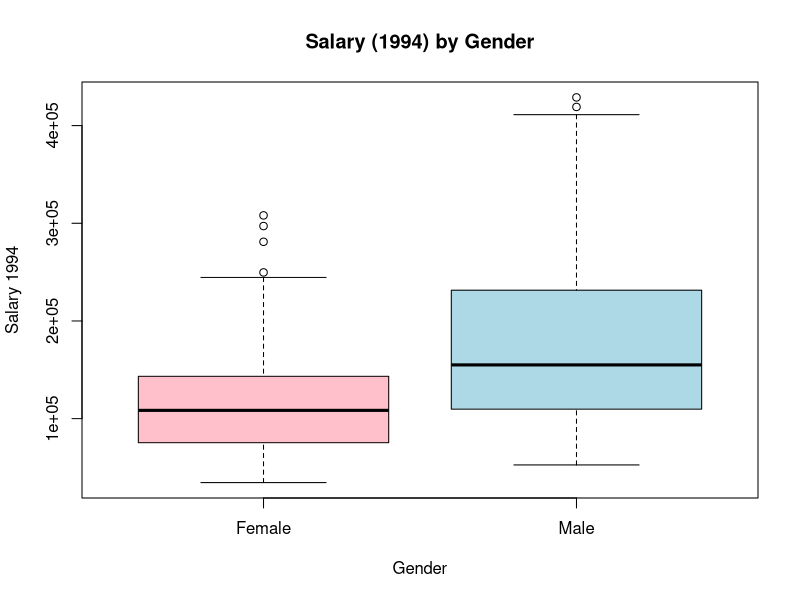
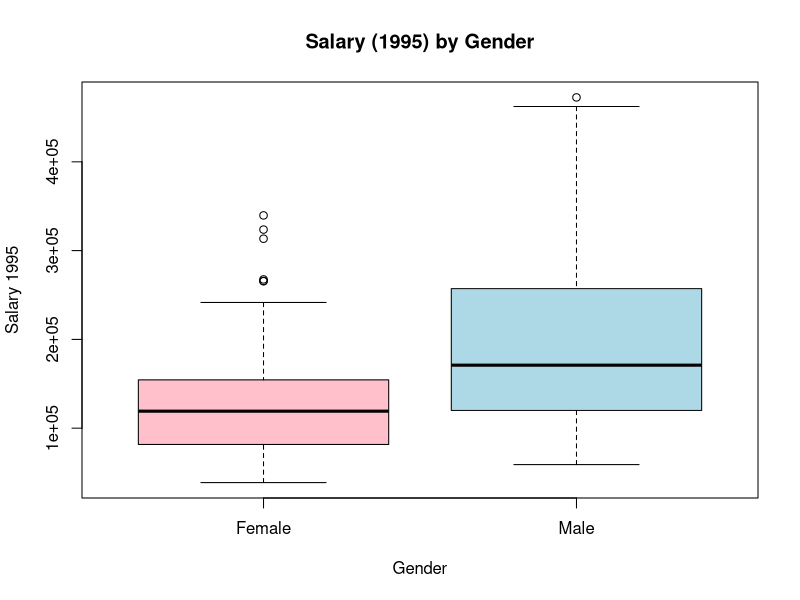

Write R code to recreate these figures, in order. (Note: this script raises an error after producing the figures.)
# Lawsuit - Linear Regression (Simplified + CSV Outputs)
# Scope: Base R only, within course slides (Unit 1–4).
# What this script does:
#   - Reads Lawsuit.csv
#   - Casts factors
#   - Prints basic summaries to console
#   - Saves summaries (dataset summary, gender counts, gender-by-dept) to CSV
#   - Builds three linear models (m0, m1, m3)
#   - Saves each model's coefficient table to CSV
#   - Saves model fit stats (R2, AdjR2) to CSV
#   - Draws simple boxplots and diagnostic plots (not saved as CSV)

library(car)

# Macbook Path
setwd("/Users/zhangjianyu/Desktop/学习课件/NTU/AN6003 Analytics Strategy/AN6003 Course Materials/AN6003_GradedTeamAssignment")
# Windows Path
#setwd("C:/Users/Zhang/OneDrive - Nanyang Technological University/桌面/NTU学习/AN6003 Course Materials/AN6003 Course Materials/Graded Team Assignment - Gender Discrimination Lawsuit/AN6003_GradedTeamAssignment")

# 0. Setup
if (!dir.exists("outputs")) dir.create("outputs")

# 1. Read data
df <- read.csv("Lawsuit.csv", stringsAsFactors = FALSE)

# 2. Clean and cast types
df$Dept <- factor(df$Dept,
                  levels = 1:6,
                  labels = c("Biochem/MolBio", "Physiology", "Genetics",
                             "Pediatrics", "Medicine", "Surgery"))
df$Gender <- factor(df$Gender, levels = c(0, 1), labels = c("Female", "Male"))
df$Clin   <- factor(df$Clin,   levels = c(0, 1), labels = c("Research", "Clinical"))
df$Cert   <- factor(df$Cert,   levels = c(0, 1), labels = c("NotCert", "Cert"))
df$Rank   <- factor(df$Rank,   levels = c(1, 2, 3), labels = c("Assistant", "Associate", "Full"))

# Log transforms (safe for zeros via log1p)
df$Log_Sal94  <- log(df$Sal94)           # Sal94 > 0, direct log is fine
df$Log_Sal95  <- log(df$Sal95)
df$Log_Exper  <- log1p(df$Exper)         # log(Exper + 1), avoids log(0)
df$Log_Prate  <- log1p(df$Prate)         # log(Prate + 1)

# 3. Basic exploration (console + CSV)
cat("\n=== Basic Summary of Dataset ===\n")
print(summary(df))

# Numeric variable summary to CSV (base R)
is_num <- sapply(df, is.numeric)
num_names <- names(df)[is_num]
num_summary <- t(sapply(num_names, function(v) {
  x <- df[[v]]
  q <- quantile(x, probs = c(0.25, 0.5, 0.75), na.rm = TRUE)
  c(
    n = sum(!is.na(x)),
    mean = mean(x, na.rm = TRUE),
    sd = sd(x, na.rm = TRUE),
    min = min(x, na.rm = TRUE),
    q1 = q[[1]],
    median = q[[2]],
    q3 = q[[3]],
    max = max(x, na.rm = TRUE),
    na = sum(is.na(x))
  )
}))
num_summary_df <- data.frame(variable = rownames(num_summary), num_summary, row.names = NULL)
write.csv(num_summary_df, file = "outputs/data_summary_numeric.csv", row.names = FALSE)

# Gender counts CSV
gender_counts <- as.data.frame(table(df$Gender))
colnames(gender_counts) <- c("Gender", "Count")
write.csv(gender_counts, file = "outputs/gender_counts.csv", row.names = FALSE)

# Gender by Dept counts CSV (long format)
dept_gender_tbl <- as.data.frame(table(Dept = df$Dept, Gender = df$Gender))
write.csv(dept_gender_tbl, file = "outputs/gender_by_dept_counts.csv", row.names = FALSE)

# 4. Simple boxplots (Base R; optional to save as images)
boxplot(Sal94 ~ Gender, data = df,
        main = "Salary (1994) by Gender", xlab = "Gender", ylab = "Salary 1994",
        col = c("pink", "lightblue"))
boxplot(Sal95 ~ Gender, data = df,
        main = "Salary (1995) by Gender", xlab = "Gender", ylab = "Salary 1995",
        col = c("pink", "lightblue"))

# 4.5 Train/Test split (80/20)
set.seed(42)                       
n <- nrow(df)
idx <- sample.int(n)
n_tr <- floor(0.8 * n)

train_idx <- idx[1:n_tr]
test_idx  <- idx[(n_tr + 1):n]

train <- df[train_idx, ]
test  <- df[test_idx, ]

# 5. Linear Regression Models (train on 80%)
# m0: baseline (levels, 1995)
m0_tr <- lm(Sal95 ~ Gender, data = train)

# m1: full levels model (1995) with all main controls
m1_tr <- lm(Sal95 ~ Gender + Dept + Rank + Exper + Prate + Cert + Clin, data = train)
vif(m1_tr)

# m2: log-levels model (1994) with Rank
m2_tr <- lm(Log_Sal94 ~ Gender + Clin + Cert + Log_Prate + Log_Exper + Dept + Rank, data = train)
vif(m2_tr)

# m3: log-levels model (1994) dropping Rank
m3_tr <- lm(Log_Sal94 ~ Gender + Clin + Cert + Log_Prate + Log_Exper + Dept, data = train)
vif(m3_tr)

# 6. Print train results + evaluate on test
cat("\n=== TRAIN (80%) summaries ===\n")
cat("\n=== m0_tr ===\n"); print(summary(m0_tr))
cat("\n=== m1_tr ===\n"); print(summary(m1_tr))
cat("\n=== m2_tr ===\n"); print(summary(m2_tr))
cat("\n=== m3_tr ===\n"); print(summary(m3_tr))

# ---- Out-of-sample (test) metrics ----
oos_metrics <- function(fit, y_true, y_pred) {
  rmse <- sqrt(mean((y_true - y_pred)^2))
  r2   <- 1 - sum((y_true - y_pred)^2) / sum((y_true - mean(y_true))^2)
  c(RMSE = rmse, R2 = r2)
}

yhat_m1_test <- predict(m1_tr, newdata = test)           
met_m1 <- oos_metrics(m1_tr, test$Sal95, yhat_m1_test)

smear2 <- mean(exp(residuals(m2_tr)), na.rm = TRUE)
smear3 <- mean(exp(residuals(m3_tr)), na.rm = TRUE)

yhat_m2_test_log <- predict(m2_tr, newdata = test)
yhat_m3_test_log <- predict(m3_tr, newdata = test)

yhat_m2_test_lvl <- smear2 * exp(yhat_m2_test_log)
yhat_m3_test_lvl <- smear3 * exp(yhat_m3_test_log)

met_m2_log <- oos_metrics(m2_tr, test$Log_Sal94, yhat_m2_test_log) 
met_m3_log <- oos_metrics(m3_tr, test$Log_Sal94, yhat_m3_test_log)

met_m2_lvl <- oos_metrics(m2_tr, test$Sal94,    yhat_m2_test_lvl)   
met_m3_lvl <- oos_metrics(m3_tr, test$Sal94,    yhat_m3_test_lvl)

test_metrics <- data.frame(
  model   = c("m1 (level) - $", "m2 (log) - log", "m2 (log) - $", "m3 (log) - log", "m3 (log) - $"),
  RMSE    = c(met_m1["RMSE"], met_m2_log["RMSE"], met_m2_lvl["RMSE"], met_m3_log["RMSE"], met_m3_lvl["RMSE"]),
  R2      = c(met_m1["R2"],   met_m2_log["R2"],   met_m2_lvl["R2"],   met_m3_log["R2"],   met_m3_lvl["R2"])
)
write.csv(test_metrics, "outputs/test_metrics_oos.csv", row.names = FALSE)
print(test_metrics)

# 7. Save model outputs to CSV (coefficients + fit stats)
# 1) helper: significance stars
pstars <- function(p) ifelse(p < .001, "***",
                             ifelse(p < .01,  "**",
                                    ifelse(p < .05,  "*", "")))

# 2) helper: make a tidy coef table (term, est, se, t, p, star, cell)
tidy_from_lm <- function(model) {
  sm <- summary(model)$coefficients
  dfc <- data.frame(term = rownames(sm),
                    est  = sm[, 1],
                    se   = sm[, 2],
                    t    = sm[, 3],
                    p    = sm[, 4],
                    row.names = NULL,
                    check.names = FALSE)
  dfc$star <- pstars(dfc$p)
  dfc$cell <- sprintf("%.2f%s", dfc$est, dfc$star)  # e.g., 0.18***
  dfc
}

# 3) helper: pretty names (match the slide headings)
pretty_term <- function(x) {
  x <- sub("^\\(Intercept\\)$",   "Constant",          x)
  x <- sub("^GenderMale$",        "Gender",            x)
  x <- sub("^ClinClinical$",      "Clin",              x)
  x <- sub("^CertCert$",          "Cert",              x)
  x <- sub("^Log_Prate$",         "log_Prate",         x)
  x <- sub("^Log_Exper$",         "log_Exper",         x)
  x <- sub("^DeptPhysiology$",    "Physiology",        x)
  x <- sub("^DeptGenetics$",      "Genetics",          x)
  x <- sub("^DeptPediatrics$",    "Pediatrics",        x)
  x <- sub("^DeptMedicine$",      "Medicine",          x)
  x <- sub("^DeptSurgery$",       "Surgery",           x)
  x <- sub("^RankAssociate$",     "Associate",         x)
  x <- sub("^RankFull$",          "Full Professor",    x)
  x
}

# 4) build tidy tables for each model
t0 <- transform(tidy_from_lm(m0), model = "m0: Sal95 ~ Gender")
t1 <- transform(tidy_from_lm(m1), model = "m1: Sal95 ~ Gender + Dept + Rank + Exper + Prate + Cert + Clin")
t2 <- transform(tidy_from_lm(m2), model = "m2: Log_Sal94 ~ Gender + Clin + Cert + log_Prate + log_Exper + Dept + Rank")
t3 <- transform(tidy_from_lm(m3), model = "m3: Log_Sal94 ~ Gender + Clin + Cert + log_Prate + log_Exper + Dept (no Rank)")

# 5) pretty labels + keep only the 'cell' to pivot wide
t_all <- rbind(t0, t1, t2, t3)
t_all$term_pretty <- pretty_term(t_all$term)

# 6) choose column order (like the slide)
col_order <- c("Constant","Gender","Clin","Cert","log_Prate","log_Exper",
               "Physiology","Genetics","Pediatrics","Medicine","Surgery",
               "Associate","Full Professor")

# 7) pivot to WIDE (one row per model; columns = variables)
models_vec <- unique(t_all$model)
wide <- data.frame(Model = models_vec, check.names = FALSE)
for (cn in col_order) wide[[cn]] <- ""

fill_one <- function(df_model, target_row) {
  for (i in seq_len(nrow(df_model))) {
    nm  <- df_model$term_pretty[i]
    val <- df_model$cell[i]
    if (nm %in% col_order) wide[target_row, nm] <<- val
  }
}

for (i in seq_along(models_vec)) {
  dfm <- subset(t_all, model == models_vec[i])
  fill_one(dfm, i)
}

# 8) add fit stats as extra columns
wide$R2      <- c(summary(m0)$r.squared, summary(m1)$r.squared,
                  summary(m2)$r.squared, summary(m3)$r.squared)
wide$Adj_R2  <- c(summary(m0)$adj.r.squared, summary(m1)$adj.r.squared,
                  summary(m2)$adj.r.squared, summary(m3)$adj.r.squared)
wide$R2      <- round(wide$R2, 3)
wide$Adj_R2  <- round(wide$Adj_R2, 3)

# 9) save
outfile_wide <- "outputs/model_m0_m3_coefficients_wide.csv"
write.csv(wide, file = outfile_wide, row.names = FALSE)
cat("[Saved]", normalizePath(outfile_wide), "\n")

# 7B. Slide visuals (Base R) — add right after model prints

# ---- small palette ----
female_col <- "pink"; male_col <- "lightblue"
ink <- "#333333"; grid_col <- "#D9D9D9"; accent <- "#6FA8DC"

# ---------- (1) Gender effect: m0 (USD) vs m3 (%) ----------
png("outputs/plot_gender_effect_m0_vs_m3.png", width=1800, height=900, res=180)
layout(matrix(1:2, nrow=1))

## m0: raw $ diff (Male - Female) with 95% CI
par(mar=c(5,6,3,2), xaxs="i")
sm0 <- summary(m0); ci0 <- confint(m0)
b0  <- sm0$coefficients["GenderMale","Estimate"]
lo0 <- ci0["GenderMale",1]; hi0 <- ci0["GenderMale",2]
xlim0 <- range(c(lo0, hi0))*1.1
plot(NA, xlim=xlim0, ylim=c(0.5,1.5), yaxt="n",
     xlab="Difference in 1995 Salary (USD)", ylab="", main="m0: Raw gender gap ($)",
     col.axis=ink, col.lab=ink, col.main=ink)
abline(v=0, col=grid_col, lwd=2)
segments(lo0,1, hi0,1, col=accent, lwd=6, lend=1)
points(b0,1, pch=19, cex=2, col=accent)
axis(2, at=1, labels="Male - Female", las=1, col.axis=ink)

## m3: within-structure premium (%) with 95% CI
par(mar=c(5,6,3,2), xaxs="i")
sm3 <- summary(m3); ci3 <- confint(m3)
b3  <- sm3$coefficients["GenderMale","Estimate"]
lo3 <- ci3["GenderMale",1]; hi3 <- ci3["GenderMale",2]
pct <- (exp(b3)-1)*100; loP <- (exp(lo3)-1)*100; hiP <- (exp(hi3)-1)*100
xlim3 <- range(c(loP, hiP))*1.1
plot(NA, xlim=xlim3, ylim=c(0.5,1.5), yaxt="n",
     xlab="Estimated % difference in Salary (1994)", ylab="", main="m3: Within-structure premium (%)",
     col.axis=ink, col.lab=ink, col.main=ink)
abline(v=0, col=grid_col, lwd=2)
segments(loP,1, hiP,1, col=accent, lwd=6, lend=1)
points(pct,1, pch=19, cex=2, col=accent)
axis(2, at=1, labels="Male vs Female", las=1, col.axis=ink)
dev.off()

# ---------- helper: simplified forest ----------
simple_forest <- function(model, title, terms_keep, to_percent=FALSE) {
  sm <- summary(model); cf <- sm$coefficients; ci <- confint(model)
  keep <- terms_keep[terms_keep %in% rownames(cf)]
  est <- cf[keep,"Estimate"]; lo <- ci[keep,1]; hi <- ci[keep,2]
  xlab <- "Coefficient"
  if (to_percent) {
    ind <- grepl("^Gender|^Clin|^Cert|^Dept", keep)  # indicator terms
    est[ind] <- (exp(est[ind])-1)*100
    lo[ind]  <- (exp(lo[ind]) -1)*100
    hi[ind]  <- (exp(hi[ind]) -1)*100
    xlab <- "Effect size (%, for indicator terms); raw units otherwise"
  }
  par(mar=c(5,16,3,2), xaxs="i")
  plot(est, seq_along(est), xlim=range(c(lo,hi))*1.1, pch=19, yaxt="n",
       ylab="", xlab=xlab, main=title, col=ink)
  segments(lo, seq_along(est), hi, seq_along(est), col=accent, lwd=5, lend=1)
  points(est, seq_along(est), pch=19, cex=1.4, col=accent)
  # nicer labels
  lab <- gsub("^GenderMale$","Gender",
              gsub("^ClinClinical$","Clin",
                   gsub("^CertCert$","Cert",
                        gsub("^RankAssociate$","Associate",
                             gsub("^RankFull$","Full Professor",
                                  gsub("^DeptPhysiology$","Physiology",
                                       gsub("^DeptGenetics$","Genetics",
                                            gsub("^DeptPediatrics$","Pediatrics",
                                                 gsub("^DeptMedicine$","Medicine",
                                                      gsub("^DeptSurgery$","Surgery", keep))))))))))
  axis(2, at=seq_along(est), labels=lab, las=1)
  abline(v=0, col=grid_col, lwd=2)
}

# ---------- (2) simplified forests ----------
png("outputs/plot_forest_simple_m1.png", width=1600, height=1200, res=180)
simple_terms_m1 <- c("GenderMale","RankAssociate","RankFull",
                     "DeptPhysiology","DeptGenetics","DeptPediatrics","DeptMedicine","DeptSurgery",
                     "Exper")
simple_forest(m1, "Simplified Forest — m1 (levels, key drivers)", simple_terms_m1, to_percent=FALSE)
dev.off()

png("outputs/plot_forest_simple_m3.png", width=1600, height=1200, res=180)
simple_terms_m3 <- c("GenderMale","ClinClinical","CertCert",
                     "DeptPhysiology","DeptGenetics","DeptPediatrics","DeptMedicine","DeptSurgery",
                     "Log_Exper")
simple_forest(m3, "Simplified Forest — m3 (log; indicators in %)", simple_terms_m3, to_percent=TRUE)
dev.off()

# ---------- (3) Predicted Salary bar chart (same covariates; change only Gender) ----------
pred_base <- df
new_f <- pred_base; new_f$Gender <- factor("Female", levels=levels(df$Gender))
new_m <- pred_base; new_m$Gender <- factor("Male",   levels=levels(df$Gender))
yhat_f <- mean(predict(m1, newdata=new_f))
yhat_m <- mean(predict(m1, newdata=new_m))

png("outputs/plot_predicted_salary_gender_m1.png", width=1200, height=900, res=180)
par(mar=c(5,5,3,2))
vals <- c(yhat_f, yhat_m)
bp <- barplot(vals, names.arg=c("Female","Male"), col=c(female_col, male_col),
              ylim=c(0, max(vals)*1.15), ylab="Predicted Salary 1995 (USD)",
              main="Predicted Salary by Gender (m1, same covariates)")
text(bp, vals, labels=format(round(vals,0), big.mark=","), pos=3, cex=1)
dev.off()

# ---------- (4) Observed vs Predicted (m2 & m3) ----------
png("outputs/plot_obs_vs_pred_m2.png", width=1600, height=1000, res=180)
par(mar=c(5,5,3,2))
yhat2 <- predict(m2); y2 <- df$Log_Sal94
plot(yhat2, y2, pch=19, col=ink, xlab="Predicted Log Salary 1994 (m2)", ylab="Observed Log Salary 1994",
     main=sprintf("Observed vs Predicted — m2  (Adj R² = %.3f)", summary(m2)$adj.r.squared))
abline(0,1, col=accent, lwd=3); grid(col=grid_col)
dev.off()

png("outputs/plot_obs_vs_pred_m3.png", width=1600, height=1000, res=180)
par(mar=c(5,5,3,2))
yhat3 <- predict(m3); y3 <- df$Log_Sal94
plot(yhat3, y3, pch=19, col=ink, xlab="Predicted Log Salary 1994 (m3)", ylab="Observed Log Salary 1994",
     main=sprintf("Observed vs Predicted — m3  (Adj R² = %.3f)", summary(m3)$adj.r.squared))
abline(0,1, col=accent, lwd=3); grid(col=grid_col)
dev.off()

# ---------- Predicted Salary bar charts for m2 & m3 (Log_Sal94 models) ----------
if (!exists("female_col")) female_col <- "#E8A6A6"
if (!exists("male_col"))   male_col   <- "#9EB9D8"
if (!exists("ink"))        ink        <- "#333333"

base_dat <- df
new_f <- base_dat; new_f$Gender <- factor("Female", levels=levels(df$Gender))
new_m <- base_dat; new_m$Gender <- factor("Male",   levels=levels(df$Gender))

# ---- m2: Log_Sal94 ~ Gender + Clin + Cert + Log_Prate + Log_Exper + Dept + Rank ----
smear2 <- mean(exp(residuals(m2)), na.rm=TRUE)  # Duan smearing factor
pred_f2 <- mean(smear2 * exp(predict(m2, newdata=new_f)))
pred_m2 <- mean(smear2 * exp(predict(m2, newdata=new_m)))

png("outputs/plot_predicted_salary_gender_m2.png", width=1200, height=900, res=180)
par(mar=c(5,5,3,2))
vals2 <- c(pred_f2, pred_m2)
bp2 <- barplot(vals2, names.arg=c("Female","Male"),
               col=c(female_col, male_col),
               ylim=c(0, max(vals2)*1.15),
               ylab="Predicted Salary 1994 (USD)",
               main="Predicted Salary by Gender — m2 (back-transformed)")
text(bp2, vals2, labels=format(round(vals2,0), big.mark=","), pos=3, cex=1)
dev.off()

# ---- m3: Log_Sal94 ~ Gender + Clin + Cert + Log_Prate + Log_Exper + Dept ----
smear3 <- mean(exp(residuals(m3)), na.rm=TRUE)
pred_f3 <- mean(smear3 * exp(predict(m3, newdata=new_f)))
pred_m3 <- mean(smear3 * exp(predict(m3, newdata=new_m)))

png("outputs/plot_predicted_salary_gender_m3.png", width=1200, height=900, res=180)
par(mar=c(5,5,3,2))
vals3 <- c(pred_f3, pred_m3)
bp3 <- barplot(vals3, names.arg=c("Female","Male"),
               col=c(female_col, male_col),
               ylim=c(0, max(vals3)*1.15),
               ylab="Predicted Salary 1994 (USD)",
               main="Predicted Salary by Gender — m3 (back-transformed)")
text(bp3, vals3, labels=format(round(vals3,0), big.mark=","), pos=3, cex=1)
dev.off()

## Clean horizontal barplots
bar_cols <- function(labs) ifelse(labs == "Gender", "#1f77b4", "gray78")

# 1) log-model
make_barplot_horiz <- function(fit, model_label, file) {
  sm  <- summary(fit)
  cf  <- sm$coefficients
  cf  <- cf[rownames(cf) != "(Intercept)", , drop = FALSE]
  lab <- pretty_term(rownames(cf))
  b   <- cf[, 1]; p <- cf[, 4]
  
  # % ≈ 100*(exp(β)-1)
  eff <- 100 * (exp(b) - 1)
  ord <- order(eff, decreasing = TRUE)  
  eff <- eff[ord]; lab <- lab[ord]; p <- p[ord]
  
  fmt <- function(e, p) sprintf("%+.1f%%%s", e, pstars(p))
  cols <- bar_cols(lab)
  
  png(file, width = 1600, height = 1000, res = 180)
  par(mar = c(6, 18, 8, 4))        
  xlim <- range(c(-5, eff))*1.15   
  
  plot.new(); plot.window(xlim = xlim, ylim = c(0.5, length(eff)+0.5))
  abline(v = 0, col = "gray60", lwd = 2)                 
  abline(v = pretty(xlim), col = "gray90", lwd = 1)      
  
  y <- barplot(eff, horiz = TRUE, names.arg = rep("", length(eff)),
               xlim = xlim, col = cols, border = "#8f8f8f", add = TRUE)
  
  axis(2, at = y, labels = lab, las = 2, tick = FALSE, cex.axis = 1)
  
  offs <- diff(par("usr")[1:2]) * 0.015
  text(ifelse(eff >= 0, eff + offs, eff - offs),
       y,
       labels = fmt(eff, p),
       adj = ifelse(eff >= 0, 0, 1),    
       xpd = NA, cex = 1.0, col = ifelse(lab=="Gender","#1f77b4","black"))
  
  mtext("Multiple Linear Regression", side = 3, line = 5.8,
        cex = 1.25, font = 2, col = "#2B50F3")
  mtext(model_label, side = 3, line = 4.0, cex = 1.05, font = 2, col = "#2B50F3")
  
  fs  <- sm$fstatistic
  mpv <- pf(fs[1], fs[2], fs[3], lower.tail = FALSE)
  mtext(sprintf("R² = %.1f%%   Adj R² = %.1f%%   F = %.1f (p = %.1e)",
                sm$r.squared*100, sm$adj.r.squared*100, fs[1], mpv),
        side = 3, line = 2.6, cex = 0.95)
  mtext("Note: effects are semi-elasticities, % ≈ 100·(exp(β)−1).",
        side = 1, line = 4.5, cex = 0.9)
  box()
  dev.off()
}

make_usd_barplot_horiz <- function(fit, model_label, baseline, file) {
  sm  <- summary(fit)
  cf  <- sm$coefficients
  cf  <- cf[rownames(cf) != "(Intercept)", , drop = FALSE]
  lab <- pretty_term(rownames(cf))
  b   <- cf[, 1]; p <- cf[, 4]
  
  # Δ$ ≈ baseline * (exp(β)-1)
  usd <- baseline * (exp(b) - 1)
  ord <- order(usd, decreasing = TRUE)
  usd <- usd[ord]; lab <- lab[ord]; p <- p[ord]
  
  fmt <- function(u, p) sprintf("%s%s",
                                ifelse(u>=0, "+$", "-$"),
                                format(round(abs(u),0), big.mark=",")) |>
    paste0(pstars(p))
  cols <- bar_cols(lab)
  
  png(file, width = 1600, height = 1000, res = 180)
  par(mar = c(6, 18, 8, 6))
  xlim <- range(c(-baseline*0.15, usd))*1.15
  plot.new(); plot.window(xlim = xlim, ylim = c(0.5, length(usd)+0.5))
  abline(v = 0, col = "gray60", lwd = 2)
  abline(v = pretty(xlim), col = "gray90", lwd = 1)
  
  y <- barplot(usd, horiz = TRUE, names.arg = rep("", length(usd)),
               xlim = xlim, col = cols, border = "#8f8f8f", add = TRUE)
  
  axis(2, at = y, labels = lab, las = 2, tick = FALSE, cex.axis = 1)
  offs <- diff(par("usr")[1:2]) * 0.015
  text(ifelse(usd >= 0, usd + offs, usd - offs),
       y,
       labels = sapply(seq_along(usd), \(i) fmt(usd[i], p[i])),
       adj = ifelse(usd >= 0, 0, 1), xpd = NA, cex = 1.0,
       col = ifelse(lab=="Gender","#1f77b4","black"))
  
  mtext("Multiple Linear Regression", side = 3, line = 5.8,
        cex = 1.25, font = 2, col = "#2B50F3")
  mtext(model_label, side = 3, line = 4.0, cex = 1.05, font = 2, col = "#2B50F3")
  
  fs  <- sm$fstatistic
  mpv <- pf(fs[1], fs[2], fs[3], lower.tail = FALSE)
  mtext(sprintf("R² = %.1f%%   Adj R² = %.1f%%   F = %.1f (p = %.1e)",
                sm$r.squared*100, sm$adj.r.squared*100, fs[1], mpv),
        side = 3, line = 2.6, cex = 0.95)
  
  mtext(sprintf("Note: USD effects shown at baseline $%s; effects scale with salary level.",
                format(round(baseline,0), big.mark=",")),
        side = 1, line = 4.5, cex = 0.9)
  mtext(sprintf("x-axis: Estimated impact on salary (USD) @ baseline $%s",
                format(round(baseline,0), big.mark=",")),
        side = 1, line = 2.8, cex = 0.9)
  box()
  dev.off()
}

dir.create("outputs", showWarnings = FALSE)

make_barplot_horiz(m2, "Model m2 (Log_Sal94, with Rank)",
                   file = "outputs/m2_pct_barplot.png")
make_barplot_horiz(m3, "Model m3 (Log_Sal94, no Rank)",
                   file = "outputs/m3_pct_barplot.png")

baseline <- mean(df$Sal94, na.rm = TRUE)  # median(df$Sal94)
make_usd_barplot_horiz(m2, "Model m2 (Log_Sal94, with Rank)",
                       baseline, file = "outputs/m2_usd_barplot.png")
make_usd_barplot_horiz(m3, "Model m3 (Log_Sal94, no Rank)",
                       baseline, file = "outputs/m3_usd_barplot.png")

# 7. Save train-model outputs to CSV (coefficients + fit stats)
save_model_coefs <- function(model, name) {
  sm <- summary(model)$coefficients
  out <- data.frame(term = rownames(sm),
                    est = sm[,1], se = sm[,2], t = sm[,3], p = sm[,4], row.names = NULL)
  write.csv(out, file = paste0("outputs/train_", name, "_coefficients.csv"), row.names = FALSE)
}

save_model_coefs(m0_tr, "m0")
save_model_coefs(m1_tr, "m1")
save_model_coefs(m2_tr, "m2")
save_model_coefs(m3_tr, "m3")

t0 <- transform(tidy_from_lm(m0_tr), model = "m0_tr: Sal95 ~ Gender")
t1 <- transform(tidy_from_lm(m1_tr), model = "m1_tr: Sal95 ~ Gender + Dept + Rank + Exper + Prate + Cert + Clin")
t2 <- transform(tidy_from_lm(m2_tr), model = "m2_tr: Log_Sal94 ~ Gender + Clin + Cert + log_Prate + log_Exper + Dept + Rank")
t3 <- transform(tidy_from_lm(m3_tr), model = "m3_tr: Log_Sal94 ~ Gender + Clin + Cert + log_Prate + log_Exper + Dept")

t_all <- rbind(t0, t1, t2, t3); t_all$term_pretty <- pretty_term(t_all$term)
col_order <- c("Constant","Gender","Clin","Cert","log_Prate","log_Exper",
               "Physiology","Genetics","Pediatrics","Medicine","Surgery","Associate","Full Professor")
models_vec <- unique(t_all$model)
wide <- data.frame(Model = models_vec, check.names = FALSE); for (cn in col_order) wide[[cn]] <- ""
fill_one <- function(df_model, target_row) {
  for (i in seq_len(nrow(df_model))) {
    nm <- df_model$term_pretty[i]; val <- df_model$cell[i]
    if (nm %in% col_order) wide[target_row, nm] <<- val
  }
}
for (i in seq_along(models_vec)) fill_one(subset(t_all, model == models_vec[i]), i)

wide$R2     <- round(c(summary(m0_tr)$r.squared, summary(m1_tr)$r.squared, summary(m2_tr)$r.squared, summary(m3_tr)$r.squared), 3)
wide$Adj_R2 <- round(c(summary(m0_tr)$adj.r.squared, summary(m1_tr)$adj.r.squared, summary(m2_tr)$adj.r.squared, summary(m3_tr)$adj.r.squared), 3)

write.csv(wide, "outputs/train_models_coefficients_wide.csv", row.names = FALSE)

png("outputs/plot_obs_vs_pred_m2_TEST.png", width=1600, height=1000, res=180)
par(mar=c(5,5,3,2))
yhat2_test <- predict(m2_tr, newdata=test); y2_test <- test$Log_Sal94
oos_r2_m2 <- 1 - sum((y2_test - yhat2_test)^2) / sum((y2_test - mean(y2_test))^2)
plot(yhat2_test, y2_test, pch=19, col="#333333",
     xlab="Predicted Log Salary 1994 (m2, TEST)", ylab="Observed Log Salary 1994 (TEST)",
     main=sprintf("Observed vs Predicted — m2 (Out-of-sample R² = %.3f)", oos_r2_m2))
abline(0,1, col="#6FA8DC", lwd=3); grid(col="#D9D9D9"); dev.off()

png("outputs/plot_obs_vs_pred_m3_TEST.png", width=1600, height=1000, res=180)
par(mar=c(5,5,3,2))
yhat3_test <- predict(m3_tr, newdata=test); y3_test <- test$Log_Sal94
oos_r2_m3 <- 1 - sum((y3_test - yhat3_test)^2) / sum((y3_test - mean(y3_test))^2)
plot(yhat3_test, y3_test, pch=19, col="#333333",
     xlab="Predicted Log Salary 1994 (m3, TEST)", ylab="Observed Log Salary 1994 (TEST)",
     main=sprintf("Observed vs Predicted — m3 (Out-of-sample R² = %.3f)", oos_r2_m3))
abline(0,1, col="#6FA8DC", lwd=3); grid(col="#D9D9D9"); dev.off()

smear2 <- mean(exp(residuals(m2_tr)), na.rm=TRUE)
smear3 <- mean(exp(residuals(m3_tr)), na.rm=TRUE)

new_f <- df;   new_f$Gender <- factor("Female", levels=levels(df$Gender))
new_m <- df;   new_m$Gender <- factor("Male",   levels=levels(df$Gender))

pred_f2 <- mean(smear2 * exp(predict(m2_tr, newdata=new_f)))
pred_m2 <- mean(smear2 * exp(predict(m2_tr, newdata=new_m)))
pred_f3 <- mean(smear3 * exp(predict(m3_tr, newdata=new_f)))
pred_m3 <- mean(smear3 * exp(predict(m3_tr, newdata=new_m)))

# 8. Diagnostic plots (Base R)
par(mfrow = c(2, 2)); plot(m0, col = "gray40",   pch = 19); par(mfrow = c(1, 1))
par(mfrow = c(2, 2)); plot(m1, col = "lightblue", pch = 19); par(mfrow = c(1, 1))
par(mfrow = c(2, 2)); plot(m2, col = "orange",    pch = 19); par(mfrow = c(1, 1))
par(mfrow = c(2, 2)); plot(m3, col = "tomato",    pch = 19); par(mfrow = c(1, 1))
cat("\nAnalysis complete. CSV files saved in 'outputs/' folder.\n")
